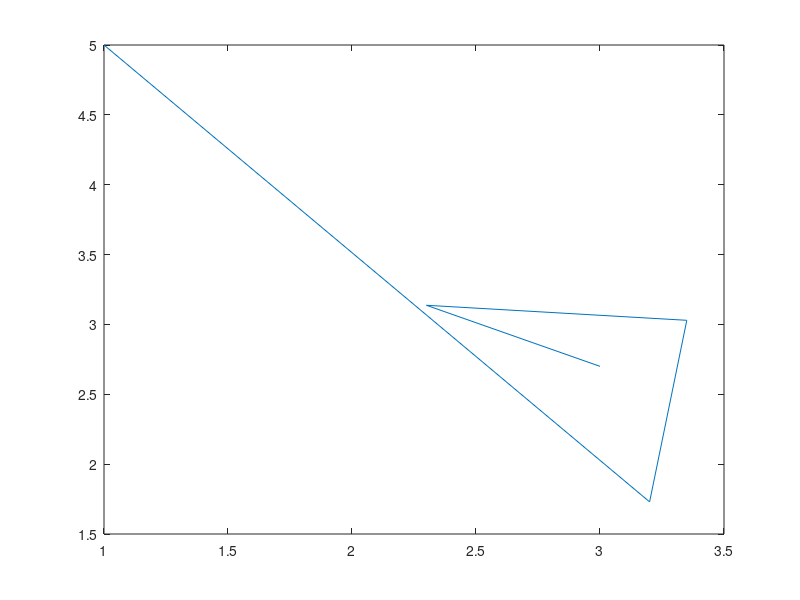

Here is the MATLAB script that generated this plot: (Note: this script raises an error after producing the figure.)
function SFO_Supply_Curve_v1
%----------------------------------------------------------------------------------------------
% Generate the supply curve under an SFO
%----------------------------------------------------------------------------------------------
foods           =  {'bananas','bread','milk','vegetable','beans'};
y_demand_ints   =  [ 7.75 8.65 7.75 9.15 6.75 ];
x_demand_ints   =  [ 2 4 5.5 3.5 5];
y_demand_slopes = - y_demand_ints ./ x_demand_ints;
n_lifes         =  [ 1    3    4    2    3    ];
s_ordinances    =  [ 10   10   10   10   10   ]/2;
c_stores        =  [ 0.3  2.4  1.2  1.1  1    ];
s_infra         =    3;
c_storages      =  [ 0.19 0.55 0.65 0.33 0.52 ] - [ 0.04 0.10 0.09 0.05 0.08 ]*s_infra;

fprintf('\n\nSFO RESULTS\n\n  price     profit resupply  food\n')
for k=1:5
    [ c_cust(k),y_resupply(k),m_profit(k) ] = fSFO_Supply_Curve_v1( ...
        y_demand_ints(k),y_demand_slopes(k),n_lifes(k),s_ordinances(k),...
        c_stores(k),c_storages(k),0 );
    fprintf('$%6.2f   $%7.2f        %i  %s\n',c_cust(k),m_profit(k),round(y_resupply(k)),foods{k})
end
% 
% for i = 1:10
%     [ c_cust(k),y_resupply(k),m_profit(k) ] = fSFO_Supply_Curve_v1( ...
%         y_demand_ints(k),y_demand_slopes,n_lifes,s_ordinances,...
%         c_stores,c_storages,0 );
% end
figure
plot(c_cust,y_resupply);

%----------------------------------------------------------------------------------------------
% USED FOR DEBUGGING AND EXMINING PLOTS
%----------------------------------------------------------------------------------------------
flag_plot = 1;                                           % 0:no plot, 1:show plot
max_plots = 5;                                           % maximum number of plots 
for k=1:max_plots
    fSFO_Supply_Curve_v1( ...
        y_demand_ints(k),y_demand_slopes(k),n_lifes(k),s_ordinances(k),...
        c_stores(k),c_storages(k),flag_plot,max_plots,k,foods{k} );
end
%----------------------------------------------------------------------------------------------


function [ c_cust,y_resupply,m_profit ] = fSFO_Supply_Curve_v1( ...
    y_demand_int,y_demand_slope,n_life,s_ordinance,c_store,c_storage,...
    flag_plot,max_plots,num_plot,lbl )
%----------------------------------------------------------------------------------------------
% Calculate the supply curve under an SFO
%----------------------------------------------------------------------------------------------
% INPUT
% y_demand_int   = y-intercept of the customer demand curve
% y_demand_slope = slope of the customer demand curve (must be negative)
% n_life         = number of weeks of shelf life
%                    (e.g., n_life = 2 => food can be kept for 2 weeks)
% s_ordinance    = minimum stock required at the beginning of the week
% c_store        = cost of unit food from supplier (including delivery charges)
% c_storage      = cost of food storage for one week
% flag_plot      = flag for plotting (set to 0 unless you want to examine the plots)
%----------------------------------------------------------------------------------------------
% OPTIONAL INPUT (needed only if flag_plot = 1)
% max_plot       = maximum number of subplots
% num_plot       = plot number
% lbl            = plot label
%----------------------------------------------------------------------------------------------
% OUTPUT
% c_cust         = nx1 array of prices for customer
% y_resupply     = nx1 array of resupply amounts corresponding to c_cust
% m_profit       = nx1 array of profit values corresponding to c_cust
%----------------------------------------------------------------------------------------------
% Initialize
%----------------------------------------------------------------------------------------------
a          = -1/y_demand_slope;                      % negative reciprocal of the slope
c_cust_max =  y_demand_int*a;                        % maximum possible customer price

n          = 100;                                    % number of points for curves
c_custs    = linspace(0,c_cust_max,n)';              % initialize customer prices
profit     = zeros(n,3);                             % three possible profit values
y_demand   = y_demand_int + y_demand_slope*c_custs;  % customer demand

y_demand_opts = [                                    % compute optimal y_demand
    y_demand_int/2 - (c_store + c_storage)/a/2       %   using the maximization results
    y_demand_int/2 - (c_store            )/a/2
    y_demand_int/2
    s_ordinance                                      %   at the boundaries
    s_ordinance/n_life ];

c_cust_opts = interp1(y_demand,c_custs,y_demand_opts);  % find the corresponding optimal prices

profit(:,1) = (c_custs - c_store - c_storage).*y_demand;        % calculate profit curves
profit(:,2) = (c_custs - c_store            ).*y_demand ...     % for cases k=1,2,3
    - c_storage*s_ordinance;
profit(:,3) = (c_custs - c_store            ).*y_demand ...
    - c_storage*s_ordinance ...
    - c_store*( s_ordinance/n_life - y_demand);
profit_valid = min(profit,[],2);

for k=1:5                                                       % find the optimal profit
    if k<=3, K = k; else K = 2; end                             % use case k=2 curves for k=4,5
    profit_opts(k) = interp1(c_custs,profit(:,K),c_cust_opts(k))';
end

if y_demand_opts(1) > s_ordinance
    k_opt = 1;
elseif s_ordinance > y_demand_opts(2) && y_demand_opts(2) >= s_ordinance/n_life
    k_opt = 2;
elseif s_ordinance/n_life > y_demand_opts(3)
    k_opt = 3;
elseif profit_opts(4) > profit_opts(5)
    k_opt = 4;
else
    k_opt = 5;
end

m_profit   = profit_opts(k_opt);
c_cust     = c_cust_opts(k_opt);
y_demand_opt = y_demand_opts(k_opt);
y_resupply   = max(y_demand_opt,s_ordinance/n_life);

if flag_plot
    cols = {'k','b','r'};               % colors and symbols for the three cases (k=1,2,3)
    syms = {'o','x','+'};
    
    fig  = figure(99); if num_plot==1, clf; end, fig.Name = 'Profit curves';
    
    subplot(2,max_plots,num_plot)
    plot(    c_custs,       profit_valid,  'y-','LineWidth',3), hold on 
    for k=1:3                                                        % for each case
        plot(c_custs,       profit(:,k),   [cols{k} '-'    ],...       
             c_cust_opts(k),profit_opts(k),[cols{k} syms{k}]),       % plot profit
    end
    plot(c_cust,m_profit,'k*'), hold off
    ylabel('profit'), title(lbl)
    
    subplot(2,max_plots,max_plots+num_plot)                          % plot demand curve
    for k=1:3
        plot(c_cust_opts(k),y_demand_opts(k),[cols{k} syms{k}]), hold on % show optimal results
    end
    plot(c_custs,y_demand,'k-',[0 c_cust_max],[1 ; 1]*[1 1/n_life]*s_ordinance,'k--')
    plot(c_cust, y_demand_opt, 'k*'), hold off
    xlabel('c_{cust} (price)'), ylabel('y_{demand}')
    if num_plot==3, legend('unconstrained','no waste','waste'), end
end


function c_cost_value = calc_c_cost(c_cust,y_demand,y_demand_value)
%----------------------------------------------------------------------------------------------
% calculate the c_cost corresponding to y_demand_value
%----------------------------------------------------------------------------------------------
c_cost_value = interp1(y_demand,c_cust,y_demand_value);